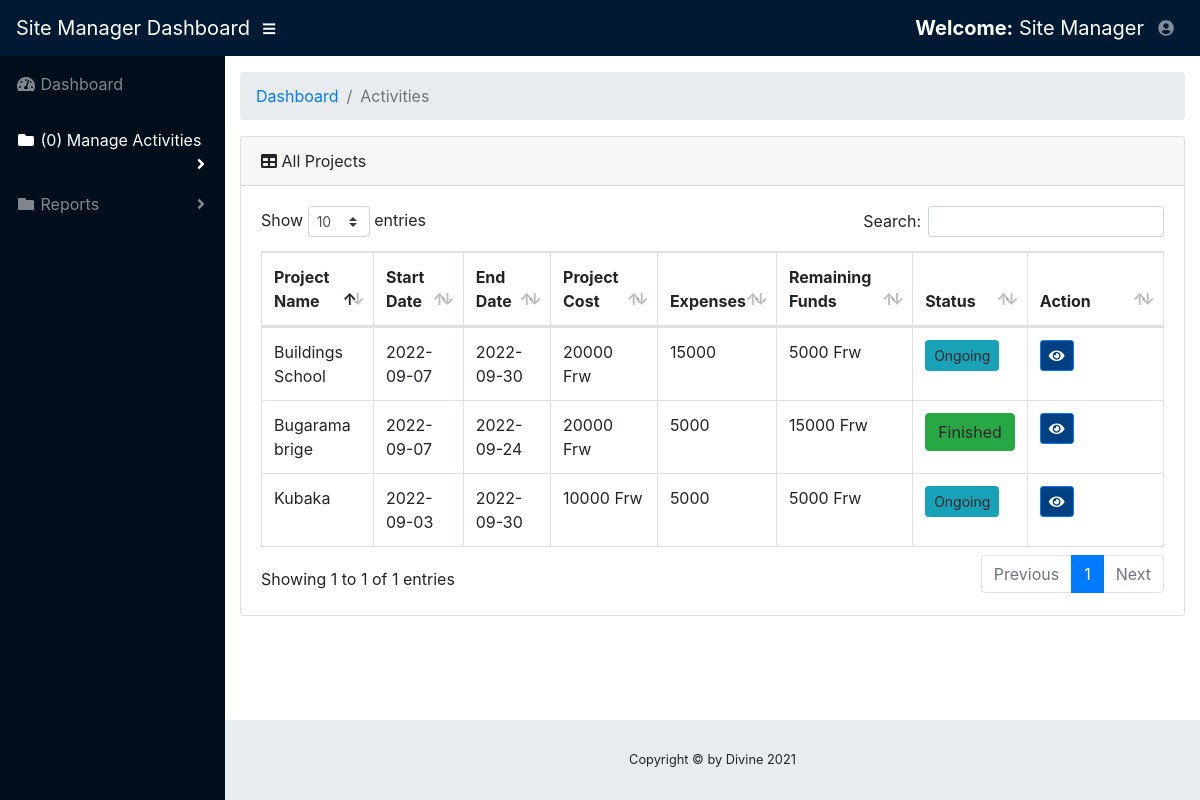
Screenshot of /sitemanager/viewProject.php (signed in) with the database file from the repository.
### tables this page shows
CREATE TABLE `project` (
  `project_id` int(11) NOT NULL,
  `project_name` varchar(200) NOT NULL,
  `startdate` varchar(200) NOT NULL,
  `enddate` varchar(200) NOT NULL,
  `project_cost` varchar(200) NOT NULL,
  `project_status` varchar(100) NOT NULL,
  `project_expense` varchar(200) NOT NULL,
  `describeproject` varchar(200) NOT NULL,
  `remaindmoney` varchar(200) NOT NULL,
  `acountentname` varchar(100) NOT NULL,
  `sitemananame` varchar(100) NOT NULL,
  `accountentstatus` varchar(20) NOT NULL,
  `sitestatus` varchar(20) NOT NULL,
  `addedon` varchar(255) NOT NULL
);

### sitemanager/viewProject.php (the view, shortened to what this page needs)
<?php
if($_SESSION['email']!=""){
?>
<!DOCTYPE html>
<html lang="en">
<head>
  <link href="../vendor/fontawesome-free/css/all.min.css" rel="stylesheet" type="text/css">
  <link href="../vendor/datatables/dataTables.bootstrap4.css" rel="stylesheet">
  <link href="../css/sb-admin.css" rel="stylesheet">
</head>
<body id="page-top">
  <nav class="navbar navbar-expand navbar-dark bg-dark static-top">
    <a class="navbar-brand mr-1" href="homeSiteManager.php">Site Manager Dashboard</a>
    <button class="btn btn-link btn-sm text-white order-1 order-sm-0" id="sidebarToggle" href="#">
      <i class="fas fa-bars"></i>
    </button>
    <ul class="navbar-nav ml-auto ml-md-0">
        <a class="navbar-brand mr-1" href="#"><strong>Welcome:</strong> <?php echo $_SESSION["fullname"]; ?></a>
      <li class="nav-item dropdown no-arrow">
        <a class="nav-link dropdown-toggle" href="#" id="userDropdown" role="button" data-toggle="dropdown" aria-haspopup="true" aria-expanded="false">
          <i class="fas fa-user-circle fa-fw"></i>
        </a>
      </li>
    </ul>
  </nav>
  <div id="wrapper">
    <ul class="sidebar navbar-nav">
      <li class="nav-item">
        <a class="nav-link" href="homeSiteManager.php">
          <i class="fas fa-fw fa-tachometer-alt"></i>
          <span>Dashboard</span>
        </a>
       <li class="nav-item dropdown active">
        <a class="nav-link dropdown-toggle" href="#" id="pagesDropdown" role="button" data-toggle="dropdown" aria-haspopup="true" aria-expanded="false">
            <i class="fas fa-fw fa-folder"></i>
        <?php
         $con=mysqli_connect("localhost", "root", "", "expense");
        $count_query = "SELECT * FROM project WHERE project_status='ONPROCCESSING' AND sitestatus ='Pending' AND sitemananame='".$_SESSION['email']."' ";
        $query = mysqli_query($con, $count_query);
        $count = mysqli_num_rows($query);
                                           ?>
          <span>(<?php echo $count; ?>) Manage Activities</span>
        </a>
      </li>
            <li class="nav-item dropdown">
        <a class="nav-link dropdown-toggle" href="#" id="pagesDropdown" role="button" data-toggle="dropdown" aria-haspopup="true" aria-expanded="false">
          <i class="fas fa-fw fa-folder"></i>
          <span>Reports</span>
        </a>
      </li>
    </ul>
    <div id="content-wrapper">
      <div class="container-fluid">
        <ol class="breadcrumb">
          <li class="breadcrumb-item">
            <a href="#">Dashboard</a>
          </li>
          <li class="breadcrumb-item active">Activities</li>
        </ol>
        <div class="card mb-3">
          <div class="card-header">
            <i class="fas fa-table"></i>
            All Projects
          </div>
          <div class="card-body">
            <div class="table-responsive">
              <table class="table table-bordered" id="dataTable" width="100%" cellspacing="0">
                <thead>
                  <tr>
                    <th>Project Name</th>
                    <th>Start Date</th>
                    <th>End Date</th>
                    <th>Project Cost</th>
                    <th>Expenses</th>
                    <th>Remaining Funds</th>
                    <th>Status</th>
                    <th width="15%" >Action</th>
                  </tr>
                </thead>
                           <?php
                         $conn=mysqli_connect("localhost","root","", "expense") or die(mysql_error());
                         $query = $conn->query("SELECT * FROM `project` WHERE sitemananame='".$_SESSION['email']."' AND accountentstatus='Accepted' AND sitestatus='Accepted' ORDER BY  project_id DESC") or die(mysqli_error());
                         while($fetch = $query->fetch_array()){
                               $status=$fetch['project_status'];
                         ?>
                <tbody>
                  <tr>
                    <td><?php echo $fetch['project_name']?></td>
                  <td><?php echo $fetch['startdate']?></td>
                 <td><?php echo $fetch['enddate']?></td>
                <td><?php echo $fetch['project_cost']?> Frw</td>
                <td><?php echo $fetch['project_expense']?></td>
                <td><?php echo $fetch['remaindmoney']?> Frw</td>
              <?php
              if ($status=="ONPROCCESSING") {
             echo '<td ><a class="btn btn-info btn-sm">Ongoing</a></td>';
              }
              else if($status=="CANCELLED"){
              echo '<td ><a class="btn btn-danger btn-xs">Cancelled</a></td>';
              }
               else{
                    echo '<td ><a class="btn btn-success btn-xs">Finished</a></td>';
               }
              ?>
                    <td>
              <a title="Manage Expenses" href="details_project.php?id=<?php echo $fetch['project_id']?>"  class="btn btn-primary btn-sm  ">  <span class="fa fa-eye fw-fa"></span></a>
                    </td>
                  </tr>
                 <?php
                    }
                    ?>
         </tbody>
              </table>
            </div>
          </div>
        </div>
      </div>
      <footer class="sticky-footer">
        <div class="container my-auto">
          <div class="copyright text-center my-auto">
             <span>Copyright © by Divine 2021</span>
          </div>
        </div>
      </footer>
    </div>
  </div>
</body>
</html>
<?php
}else{
header("location:../index.php");
}
?>

### rows the page displays
project: project_name "Buildings School", startdate "2022-09-07", enddate "2022-09-30", project_cost "20000", project_expense "15000", remaindmoney "5000", project_status "Ongoing"
project: project_name "Bugarama brige", startdate "2022-09-07", enddate "2022-09-24", project_cost "20000", project_expense "5000", remaindmoney "15000", project_status "Finished"
project: project_name "Kubaka", startdate "2022-09-03", enddate "2022-09-30", project_cost "10000", project_expense "5000", remaindmoney "5000", project_status "Ongoing"

### other values shown
$_SESSION["fullname"] "Site Manager"
$count "0"
